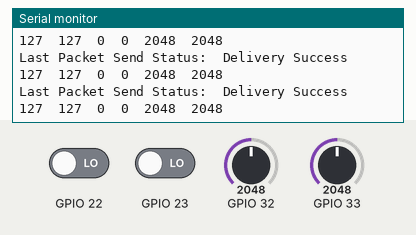
Simulated run of this sketch. Board: ESP32. Shown: the last lines printed to the serial monitor. The inputs (shaded band) are chosen by the test bench; at power-on: GPIO 32 = 2048, GPIO 33 = 2048, GPIO 22 LOW, GPIO 23 LOW.

Above: at 1.2 s.
1.3 s: GPIO 32 set to 2866
At 2.1 s:
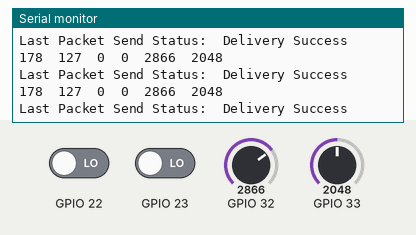
2.8 s: GPIO 33 set to 2866
At 3.9 s:
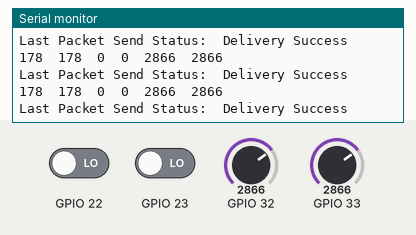
4.3 s: GPIO 22 driven HIGH
5.8 s: GPIO 23 driven HIGH
7.3 s: GPIO 32 set to 3603
At 8.3 s:
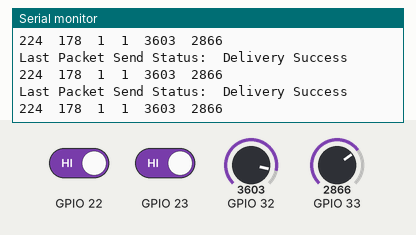
8.8 s: GPIO 33 set to 3603
At 9.6 s:
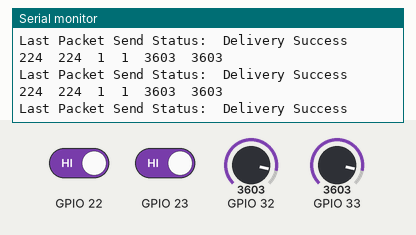
Timing chart, 0 to 11.3 s (numbered marks = the images above; inputs shaded):
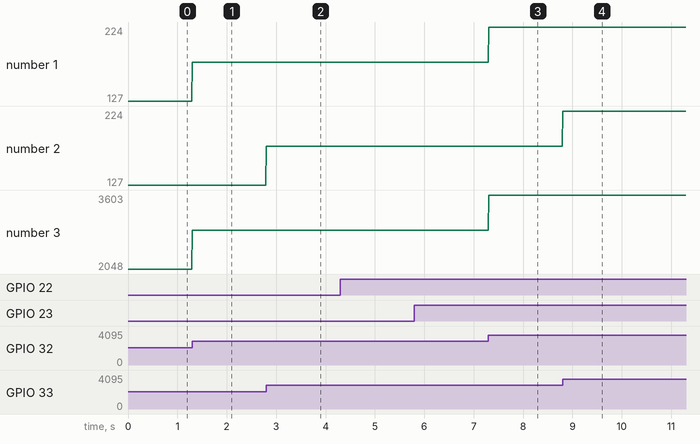

The sketch:

motor_sender.ino
```cpp
#include <esp_now.h>
#include <WiFi.h>

uint8_t broadcastAddress[] = {0x7C, 0x9E, 0xBD, 0xC0, 0x26, 0x28};

int myDataOne = 0;
int myDataTwo = 0;
int dutyCycleOne = 0;
int dutyCycleTwo = 0;
int myDataBuzzer =0;
int myDataLED = 0;


void OnDataSent(const uint8_t *mac_addr, esp_now_send_status_t status) {
  Serial.print("\r\nLast Packet Send Status:\t");
  Serial.println(status == ESP_NOW_SEND_SUCCESS ? "Delivery Success" : "Delivery Fail");
}
void setup() {

  Serial.begin(115200);
  WiFi.mode(WIFI_STA);

  if (esp_now_init() != ESP_OK) {
    Serial.println("Error initializing ESP-NOW");
    return;
  }
  esp_now_register_send_cb(OnDataSent);
  esp_now_peer_info_t peerInfo;
  memcpy(peerInfo.peer_addr, broadcastAddress, 6);
  peerInfo.channel = 0;
  peerInfo.encrypt = false;
  if (esp_now_add_peer(&peerInfo) != ESP_OK){
    Serial.println("Failed to add peer");
    return;
  }
}
void loop() {
  dutyCycleOne = analogRead(32);
  dutyCycleTwo = analogRead(33);

  myDataOne = map(dutyCycleOne, 0, 4095, 0, 255);
  myDataTwo = map(dutyCycleTwo, 0, 4095, 0, 255);
  myDataBuzzer = digitalRead(23);
  myDataLED = digitalRead(22);

  int dataArray[4] = {myDataOne, myDataTwo, myDataBuzzer, myDataLED};
  esp_err_t resultOne = esp_now_send(broadcastAddress, (uint8_t *) &dataArray, sizeof(dataArray));
  Serial.print(myDataOne);
  Serial.print("\t");
  Serial.print(myDataTwo);
  Serial.print("\t");
  Serial.print(myDataBuzzer);
  Serial.print("\t");
  Serial.print(myDataLED);
  Serial.print("\t");
  Serial.print(dutyCycleOne);
  Serial.print("\t");
  Serial.print(dutyCycleTwo);
  Serial.println();

//  if (result == ESP_OK) {
//    Serial.println("Sent with success");
//    Serial.println(myDataOne);
//  }
//  else {
//    Serial.println("Error sending the data");
//  }
  delay(10);
}
```

Measured:
- after the input at 1.3 s, the serial monitor: prints a new line at once (image 1)
- after the input at 2.8 s, the serial monitor: prints a new line at once (image 2)
- after the input at 7.3 s, the serial monitor: prints a new line at once (image 3)
- after the input at 8.8 s, the serial monitor: prints a new line at once (image 4)
- plotted number 1: 127 → 178 after the input at 1.3 s, 178 → 224 after the input at 7.3 s
- plotted number 3: 2048 → 2866 after the input at 1.3 s, 2866 → 3603 after the input at 7.3 s
